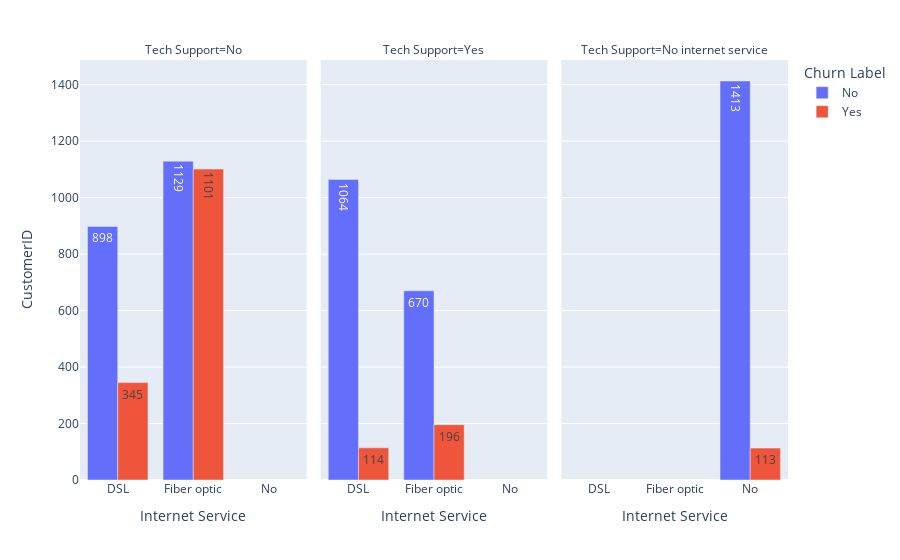

Here is the notebook cell this chart was saved with:
### Markdown cell above
#### Suporte Técnico

### Code cell
fig = plx.bar(data.groupby(['Internet Service', 'Tech Support', 'Churn Label'])['CustomerID'].count().reset_index(),
             x="Internet Service",
             y="CustomerID", 
             color="Churn Label", 
             text = 'CustomerID',
             barmode="group",
             facet_col="Tech Support"
            )
fig.show()

### Figure 1 — Plotly figure (JSON) as saved in the notebook; plotly's stock layout.template omitted (floating-point values rounded to 4 significant figures)
{"data": [{"alignmentgroup": "True", "hovertemplate": "Churn Label=No<br>Tech Support=No<br>Internet Service=%{x}<br>CustomerID=%{text}<extra></extra>", "legendgroup": "No", "marker": {"color": "#636efa", "pattern": {"shape": ""}}, "name": "No", "offsetgroup": "No", "orientation": "v", "showlegend": true, "text": [898, 1129], "textposition": "auto", "type": "bar", "x": ["DSL", "Fiber optic"], "xaxis": "x", "y": [898, 1129], "yaxis": "y"}, {"alignmentgroup": "True", "hovertemplate": "Churn Label=No<br>Tech Support=Yes<br>Internet Service=%{x}<br>CustomerID=%{text}<extra></extra>", "legendgroup": "No", "marker": {"color": "#636efa", "pattern": {"shape": ""}}, "name": "No", "offsetgroup": "No", "orientation": "v", "showlegend": false, "text": [1064, 670], "textposition": "auto", "type": "bar", "x": ["DSL", "Fiber optic"], "xaxis": "x2", "y": [1064, 670], "yaxis": "y2"}, {"alignmentgroup": "True", "hovertemplate": "Churn Label=No<br>Tech Support=No internet service<br>Internet Service=%{x}<br>CustomerID=%{text}<extra></extra>", "legendgroup": "No", "marker": {"color": "#636efa", "pattern": {"shape": ""}}, "name": "No", "offsetgroup": "No", "orientation": "v", "showlegend": false, "text": [1413], "textposition": "auto", "type": "bar", "x": ["No"], "xaxis": "x3", "y": [1413], "yaxis": "y3"}, {"alignmentgroup": "True", "hovertemplate": "Churn Label=Yes<br>Tech Support=No<br>Internet Service=%{x}<br>CustomerID=%{text}<extra></extra>", "legendgroup": "Yes", "marker": {"color": "#EF553B", "pattern": {"shape": ""}}, "name": "Yes", "offsetgroup": "Yes", "orientation": "v", "showlegend": true, "text": [345, 1101], "textposition": "auto", "type": "bar", "x": ["DSL", "Fiber optic"], "xaxis": "x", "y": [345, 1101], "yaxis": "y"}, {"alignmentgroup": "True", "hovertemplate": "Churn Label=Yes<br>Tech Support=Yes<br>Internet Service=%{x}<br>CustomerID=%{text}<extra></extra>", "legendgroup": "Yes", "marker": {"color": "#EF553B", "pattern": {"shape": ""}}, "name": "Yes", "offsetgroup": "Yes", "orientation": "v", "showlegend": false, "text": [114, 196], "textposition": "auto", "type": "bar", "x": ["DSL", "Fiber optic"], "xaxis": "x2", "y": [114, 196], "yaxis": "y2"}, {"alignmentgroup": "True", "hovertemplate": "Churn Label=Yes<br>Tech Support=No internet service<br>Internet Service=%{x}<br>CustomerID=%{text}<extra></extra>", "legendgroup": "Yes", "marker": {"color": "#EF553B", "pattern": {"shape": ""}}, "name": "Yes", "offsetgroup": "Yes", "orientation": "v", "showlegend": false, "text": [113], "textposition": "auto", "type": "bar", "x": ["No"], "xaxis": "x3", "y": [113], "yaxis": "y3"}], "layout": {"annotations": [{"font": {}, "showarrow": false, "text": "Tech Support=No", "x": 0.16, "xanchor": "center", "xref": "paper", "y": 1, "yanchor": "bottom", "yref": "paper"}, {"font": {}, "showarrow": false, "text": "Tech Support=Yes", "x": 0.5, "xanchor": "center", "xref": "paper", "y": 1, "yanchor": "bottom", "yref": "paper"}, {"font": {}, "showarrow": false, "text": "Tech Support=No internet service", "x": 0.84, "xanchor": "center", "xref": "paper", "y": 1, "yanchor": "bottom", "yref": "paper"}], "barmode": "group", "legend": {"title": {"text": "Churn Label"}, "tracegroupgap": 0}, "margin": {"t": 60}, "xaxis": {"anchor": "y", "domain": [0, 0.32], "title": {"text": "Internet Service"}}, "xaxis2": {"anchor": "y2", "domain": [0.34, 0.66], "matches": "x", "title": {"text": "Internet Service"}}, "xaxis3": {"anchor": "y3", "domain": [0.68, 1.0], "matches": "x", "title": {"text": "Internet Service"}}, "yaxis": {"anchor": "x", "domain": [0, 1], "title": {"text": "CustomerID"}}, "yaxis2": {"anchor": "x2", "domain": [0, 1], "matches": "y", "showticklabels": false}, "yaxis3": {"anchor": "x3", "domain": [0, 1], "matches": "y", "showticklabels": false}}}
